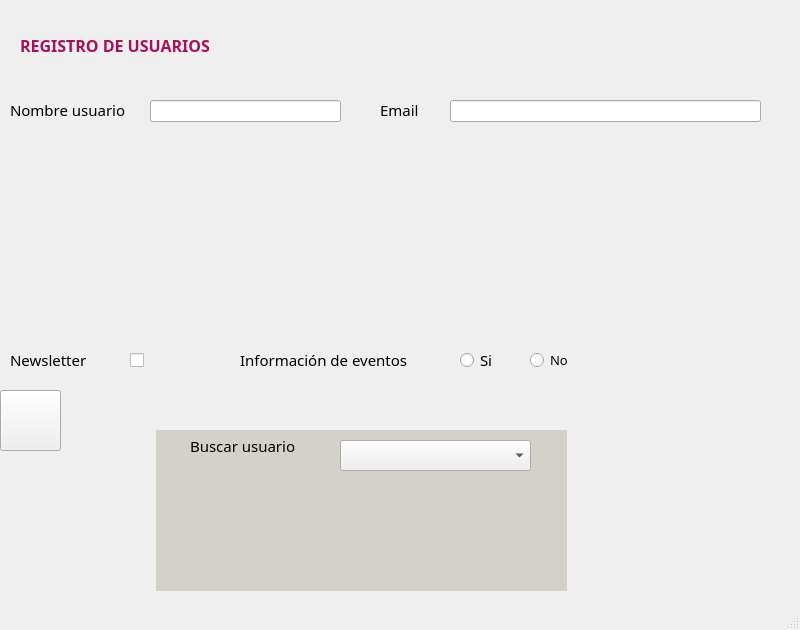
<?xml version="1.0" encoding="UTF-8"?>
<ui version="4.0">
 <class>usuarios</class>
 <widget class="QMainWindow" name="usuarios">
  <property name="geometry">
   <rect>
    <x>0</x>
    <y>0</y>
    <width>800</width>
    <height>630</height>
   </rect>
  </property>
  <property name="windowTitle">
   <string>Usuarios</string>
  </property>
  <widget class="QWidget" name="centralwidget">
   <widget class="QLabel" name="lbl_registro">
    <property name="geometry">
     <rect>
      <x>20</x>
      <y>20</y>
      <width>281</width>
      <height>51</height>
     </rect>
    </property>
    <property name="font">
     <font>
      <family>MV Boli</family>
      <pointsize>12</pointsize>
     </font>
    </property>
    <property name="text">
     <string>&lt;html&gt;&lt;head/&gt;&lt;body&gt;&lt;p&gt;&lt;span style=&quot; font-weight:600; color:#a7115b;&quot;&gt;REGISTRO DE USUARIOS&lt;/span&gt;&lt;/p&gt;&lt;/body&gt;&lt;/html&gt;</string>
    </property>
   </widget>
   <widget class="QLabel" name="label">
    <property name="geometry">
     <rect>
      <x>10</x>
      <y>100</y>
      <width>141</width>
      <height>20</height>
     </rect>
    </property>
    <property name="font">
     <font>
      <family>MV Boli</family>
      <pointsize>11</pointsize>
     </font>
    </property>
    <property name="text">
     <string>Nombre usuario</string>
    </property>
   </widget>
   <widget class="QLineEdit" name="txt_nombre_usuario">
    <property name="geometry">
     <rect>
      <x>150</x>
      <y>100</y>
      <width>191</width>
      <height>22</height>
     </rect>
    </property>
    <property name="font">
     <font>
      <family>MV Boli</family>
      <pointsize>10</pointsize>
     </font>
    </property>
   </widget>
   <widget class="QLabel" name="label_2">
    <property name="geometry">
     <rect>
      <x>380</x>
      <y>100</y>
      <width>71</width>
      <height>20</height>
     </rect>
    </property>
    <property name="font">
     <font>
      <family>MV Boli</family>
      <pointsize>11</pointsize>
     </font>
    </property>
    <property name="text">
     <string>Email</string>
    </property>
   </widget>
   <widget class="QLabel" name="txt_newsletter">
    <property name="geometry">
     <rect>
      <x>10</x>
      <y>350</y>
      <width>101</width>
      <height>20</height>
     </rect>
    </property>
    <property name="font">
     <font>
      <family>MV Boli</family>
      <pointsize>11</pointsize>
     </font>
    </property>
    <property name="text">
     <string>Newsletter</string>
    </property>
   </widget>
   <widget class="QLabel" name="label_5">
    <property name="geometry">
     <rect>
      <x>240</x>
      <y>350</y>
      <width>211</width>
      <height>20</height>
     </rect>
    </property>
    <property name="font">
     <font>
      <family>MV Boli</family>
      <pointsize>11</pointsize>
     </font>
    </property>
    <property name="text">
     <string>Información de eventos</string>
    </property>
   </widget>
   <widget class="QLineEdit" name="txt_email">
    <property name="geometry">
     <rect>
      <x>450</x>
      <y>100</y>
      <width>311</width>
      <height>22</height>
     </rect>
    </property>
    <property name="font">
     <font>
      <family>MV Boli</family>
      <pointsize>10</pointsize>
     </font>
    </property>
   </widget>
   <widget class="QCheckBox" name="checkBox">
    <property name="geometry">
     <rect>
      <x>130</x>
      <y>350</y>
      <width>41</width>
      <height>20</height>
     </rect>
    </property>
    <property name="font">
     <font>
      <pointsize>10</pointsize>
     </font>
    </property>
    <property name="text">
     <string/>
    </property>
   </widget>
   <widget class="QRadioButton" name="rbtn_no">
    <property name="geometry">
     <rect>
      <x>530</x>
      <y>350</y>
      <width>61</width>
      <height>20</height>
     </rect>
    </property>
    <property name="font">
     <font>
      <family>MV Boli</family>
      <pointsize>10</pointsize>
     </font>
    </property>
    <property name="text">
     <string>No</string>
    </property>
   </widget>
   <widget class="QRadioButton" name="rbtn_si">
    <property name="geometry">
     <rect>
      <x>460</x>
      <y>350</y>
      <width>51</width>
      <height>20</height>
     </rect>
    </property>
    <property name="font">
     <font>
      <family>MV Boli</family>
      <pointsize>11</pointsize>
     </font>
    </property>
    <property name="text">
     <string>Si</string>
    </property>
   </widget>
   <widget class="QLabel" name="label_4">
    <property name="geometry">
     <rect>
      <x>0</x>
      <y>80</y>
      <width>801</width>
      <height>311</height>
     </rect>
    </property>
    <property name="text">
     <string/>
    </property>
    <property name="pixmap">
     <pixmap>usuarios3.png</pixmap>
    </property>
    <property name="scaledContents">
     <bool>true</bool>
    </property>
   </widget>
   <widget class="QPushButton" name="btn_save_usuario">
    <property name="geometry">
     <rect>
      <x>0</x>
      <y>390</y>
      <width>61</width>
      <height>61</height>
     </rect>
    </property>
    <property name="text">
     <string/>
    </property>
    <property name="icon">
     <iconset>
      <normaloff>save.jpg</normaloff>save.jpg</iconset>
    </property>
    <property name="iconSize">
     <size>
      <width>55</width>
      <height>55</height>
     </size>
    </property>
   </widget>
   <widget class="QLabel" name="label_3">
    <property name="geometry">
     <rect>
      <x>156</x>
      <y>430</y>
      <width>411</width>
      <height>161</height>
     </rect>
    </property>
    <property name="styleSheet">
     <string notr="true">background-color: rgb(212, 209, 202);</string>
    </property>
    <property name="text">
     <string/>
    </property>
   </widget>
   <widget class="QLabel" name="label_6">
    <property name="geometry">
     <rect>
      <x>190</x>
      <y>430</y>
      <width>131</width>
      <height>31</height>
     </rect>
    </property>
    <property name="font">
     <font>
      <family>MV Boli</family>
      <pointsize>11</pointsize>
     </font>
    </property>
    <property name="text">
     <string>Buscar usuario</string>
    </property>
   </widget>
   <widget class="QComboBox" name="cbx_buscar_usuario">
    <property name="geometry">
     <rect>
      <x>340</x>
      <y>440</y>
      <width>191</width>
      <height>31</height>
     </rect>
    </property>
    <property name="font">
     <font>
      <family>MV Boli</family>
      <pointsize>9</pointsize>
     </font>
    </property>
   </widget>
   <widget class="QLabel" name="lbl_datos_usuario">
    <property name="geometry">
     <rect>
      <x>160</x>
      <y>490</y>
      <width>401</width>
      <height>81</height>
     </rect>
    </property>
    <property name="font">
     <font>
      <family>MV Boli</family>
      <pointsize>9</pointsize>
     </font>
    </property>
    <property name="text">
     <string/>
    </property>
   </widget>
   <zorder>label_4</zorder>
   <zorder>label</zorder>
   <zorder>label_2</zorder>
   <zorder>txt_newsletter</zorder>
   <zorder>label_5</zorder>
   <zorder>checkBox</zorder>
   <zorder>rbtn_no</zorder>
   <zorder>rbtn_si</zorder>
   <zorder>txt_email</zorder>
   <zorder>txt_nombre_usuario</zorder>
   <zorder>lbl_registro</zorder>
   <zorder>label_3</zorder>
   <zorder>label_6</zorder>
   <zorder>cbx_buscar_usuario</zorder>
   <zorder>btn_save_usuario</zorder>
   <zorder>lbl_datos_usuario</zorder>
  </widget>
  <widget class="QStatusBar" name="statusbar"/>
 </widget>
 <resources/>
 <connections/>
</ui>
